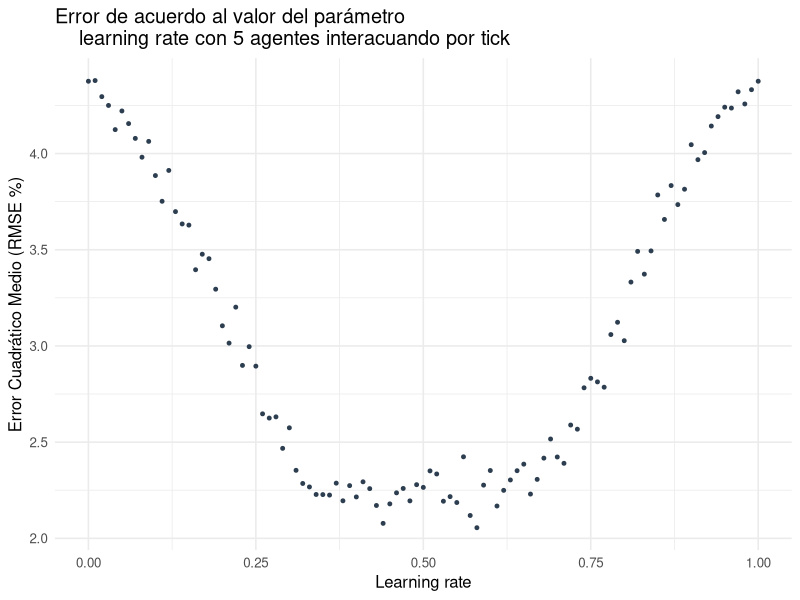
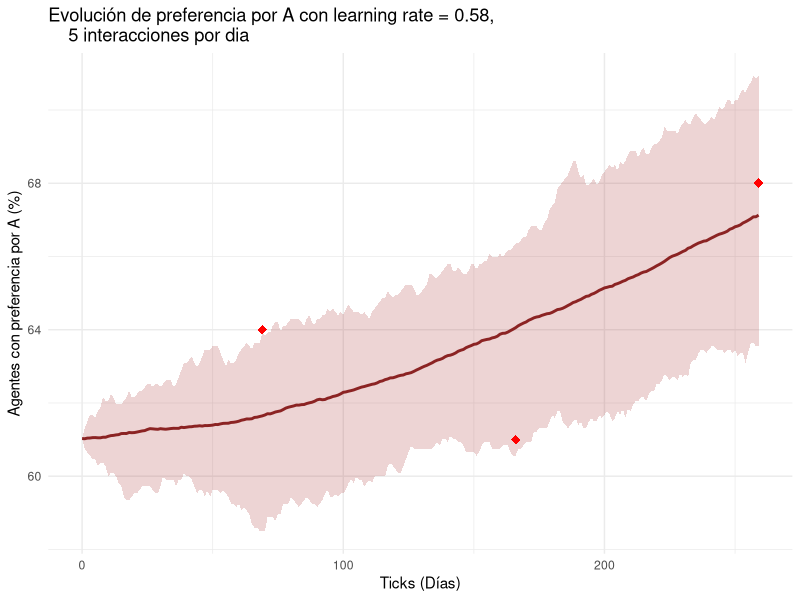

Write R code to recreate these figures, in order.
#### Lectura de los datos y limpieza ####

# Se establece el espacio de trabajo y las librerías a utilizar
setwd("C:/Users/ulise/Documents/GitHub/Modelo-base-dinamica-de-opinion/experimentos/influencia positiva/experimento4")
library(tidyverse)

# Se lee la tabla obtenida del experimento y se cambian los nombres de las variables
experimento4_table <- read.csv('experimento-4-positiva-table.csv', skip = 6)
experimento4_table <- experimento4_table %>%
  rename(
    tick = X.step., 
    run_number = X.run.number.,
    pref_A = pref.A,
    pref_B = pref.B,
    agents_per_tick = agents.updated.per.tick,
    learning_rate = learning.rate
  )

# Se eligen unicamente las variables necesarias para el analisis
experimento4_table <- experimento4_table[c('run_number', 'tick', 'agents_per_tick', 'learning_rate' ,'pref_A', 'pref_B')]

# Se obtiene el promedio de todas las repeticiones realizadas por cada combinacion de valores de los parametros
experimento4_avg <- experimento4_table %>%
  group_by(learning_rate, tick) %>%
  summarise(
    mean_pref_A = mean(pref_A),
    mean_pref_B = mean(pref_B),
    .groups = 'drop'
  ) %>%
  
  # Se agregan dos columnas par indicar el porcentaje de preferencia
  mutate(
    pct_A = (mean_pref_A / 1070) * 100,
    pct_B = (mean_pref_B / 1070) * 100
  )

#### Calculo del error de las simulaciones ####

# Se crea un dataframe con base en los datos de las encuestas reales para calcular el error
encuestas_reales <- data.frame(
  tick = c(69, 166, 259),
  pct_A_real = c(64, 61, 68),
  pct_B_real = c(36, 39, 32)
)

# Se calcula el error en base a las encuestas y el resultado final de la eleccion
error_experimento4 <- experimento4_avg %>%
  # Se unen los valores de las encuestas reales a los experimentales
  inner_join(encuestas_reales, by = 'tick') %>%
  # Se calcula el error en cada una de las filas
  mutate(
    err_sq_A = (pct_A - pct_A_real)^2,
    err_sq_B = (pct_B - pct_B_real)^2,
    err_total_punto = (err_sq_A + err_sq_B) / 2
  ) %>%
  # Se agrupa el error en base a los parametros learning_rate y agents_per_tick
  group_by(learning_rate) %>%
  summarise(
    MSE = mean(err_sq_A),
    RMSE = sqrt(MSE),
    .groups = "drop"
  ) %>%
  # Se ordena de menor a mayor error
  arrange(MSE)

# Se muestran los mejores resultados
head(error_experimento4)

ggplot(error_experimento4, aes(x=learning_rate, y = RMSE)) +
  geom_point(color = "#2C3E50", size = 1) +
  labs(
    title = "Error de acuerdo al valor del parámetro
    learning rate con 5 agentes interacuando por tick",
    x = "Learning rate",
    y = "Error Cuadrático Medio (RMSE %)"
  ) +
  theme_minimal(base_size = 12) 

#### Mejor modelo ####
# Se realizan 100 simulaciones del mejor modelo para graficar su evolución además de su variabilidad
# Este modelo se obtiene con 5 agentes, learning rate de 0,58
experimento4_mejor <- read.csv("experimento4-positiva-mejor-table.csv", skip=6)
experimento4_mejor <- experimento4_mejor %>%
  rename(
    tick = X.step., 
    run_number = X.run.number.,
    pref_A = pref.A,
    pref_B = pref.B,
    agents_per_tick = agents.updated.per.tick,
    learning_rate = learning.rate
  )
experimento4_mejor <- experimento4_mejor[c('run_number', 'tick', 'learning_rate', 'pref_A', 'pref_B')]
experimento4_mejor_avg <- experimento4_mejor %>%
  group_by(tick) %>%
  
  summarise(
    mean_pref_A = mean(pref_A),
    mean_pref_B = mean(pref_B),
    min_pref_A = min(pref_A),
    max_pref_A = max(pref_A),
    min_pref_B = min(pref_B),
    max_pref_B = max(pref_B),
    .groups = 'drop' 
  ) %>%
  
  mutate(
    pct_A = (mean_pref_A / 1070) * 100,
    pct_B = (mean_pref_B / 1070) * 100, 
    pct_min_A = (min_pref_A / 1070) * 100,
    pct_max_A = (max_pref_A / 1070) * 100,
    
    pct_B = (mean_pref_B / 1070) * 100,
    pct_min_B = (min_pref_B / 1070) * 100,
    pct_max_B = (max_pref_B / 1070) * 100
  )



ggplot(experimento4_mejor_avg, aes(x = tick)) +
  geom_ribbon(aes(ymin = pct_min_A, ymax = pct_max_A), 
              fill = "brown", alpha = 0.2) +
  
  geom_line(aes(y = pct_A), color = "brown4", size = 1) +
  
  geom_point(data = encuestas_reales, 
             aes(x = tick, y = pct_A_real, shape = "Datos reales"), 
             color = "red", size = 3, shape = 18) +
  
  theme_minimal() +
  labs(
    title = "Evolución de preferencia por A con learning rate = 0.58,
    5 interacciones por dia",
    x = "Ticks (Días)",
    y = "Agentes con preferencia por A (%)"
  )
